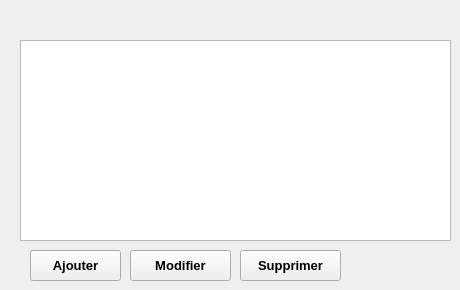
       <widget class="QWidget" name="page_36">
        <widget class="QTableView" name="tableView_26">
         <property name="geometry">
          <rect>
           <x>20</x>
           <y>40</y>
           <width>431</width>
           <height>201</height>
          </rect>
         </property>
         <property name="alternatingRowColors">
          <bool>true</bool>
         </property>
         <attribute name="horizontalHeaderMinimumSectionSize">
          <number>77</number>
         </attribute>
         <attribute name="horizontalHeaderDefaultSectionSize">
          <number>83</number>
         </attribute>
         <attribute name="horizontalHeaderHighlightSections">
          <bool>true</bool>
         </attribute>
         <attribute name="verticalHeaderDefaultSectionSize">
          <number>40</number>
         </attribute>
        </widget>
        <widget class="QPushButton" name="ajouter_S6">
         <property name="geometry">
          <rect>
           <x>30</x>
           <y>250</y>
           <width>91</width>
           <height>31</height>
          </rect>
         </property>
         <property name="font">
          <font>
           <pointsize>10</pointsize>
           <weight>75</weight>
           <bold>true</bold>
          </font>
         </property>
         <property name="text">
          <string>Ajouter</string>
         </property>
        </widget>
        <widget class="QPushButton" name="modifier_S6">
         <property name="geometry">
          <rect>
           <x>130</x>
           <y>250</y>
           <width>101</width>
           <height>31</height>
          </rect>
         </property>
         <property name="font">
          <font>
           <pointsize>10</pointsize>
           <weight>75</weight>
           <bold>true</bold>
          </font>
         </property>
         <property name="text">
          <string>Modifier</string>
         </property>
        </widget>
        <widget class="QPushButton" name="supprimer_S6">
         <property name="geometry">
          <rect>
           <x>240</x>
           <y>250</y>
           <width>101</width>
           <height>31</height>
          </rect>
         </property>
         <property name="font">
          <font>
           <pointsize>10</pointsize>
           <weight>75</weight>
           <bold>true</bold>
          </font>
         </property>
         <property name="text">
          <string>Supprimer</string>
         </property>
        </widget>
       </widget>
